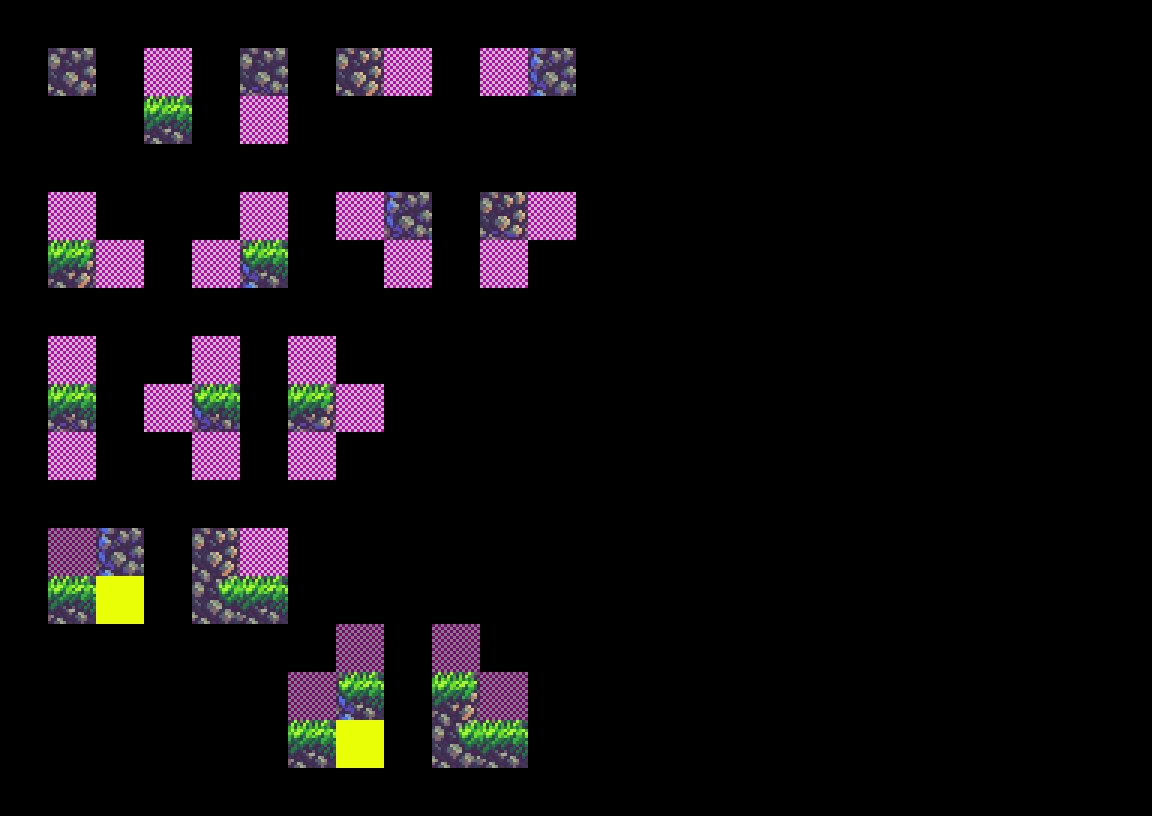

This is a level from a 2D game, rendered from its Tiled map with the project's own tilesets. A one-line summary and the complete map file follow:
An orthogonal 24x17 tile map with 48x48 px tiles, 3 tile layers (regions, input_prototype, output_platforms).

<map version="1.10" tiledversion="1.10.0" orientation="orthogonal" renderorder="right-down" width="24" height="17" tilewidth="48" tileheight="48" infinite="0" nextlayerid="4" nextobjectid="1">
 <properties>
  <property name="DeleteTiles" type="bool" value="true" />
 </properties>
 <tileset firstgid="1" source="../GrassTileSet.tsx" />
 <layer id="1" name="regions" width="24" height="17" opacity="0.5">
  <data encoding="csv">
0,0,0,0,0,0,0,0,0,0,0,0,0,0,0,0,0,0,0,0,0,0,0,0,
0,19,0,19,0,19,0,19,19,0,19,19,0,0,0,0,0,0,0,0,0,0,0,0,
0,0,0,19,0,19,0,0,0,0,0,0,0,0,0,0,0,0,0,0,0,0,0,0,
0,0,0,0,0,0,0,0,0,0,0,0,0,0,0,0,0,0,0,0,0,0,0,0,
0,19,0,0,0,19,0,19,19,0,19,19,0,0,0,0,0,0,0,0,0,0,0,0,
0,19,19,0,19,19,0,0,19,0,19,0,0,0,0,0,0,0,0,0,0,0,0,0,
0,0,0,0,0,0,0,0,0,0,0,0,0,0,0,0,0,0,0,0,0,0,0,0,
0,19,0,0,19,0,19,0,0,0,0,0,0,0,0,0,0,0,0,0,0,0,0,0,
0,19,0,19,19,0,19,19,0,0,0,0,0,0,0,0,0,0,0,0,0,0,0,0,
0,19,0,0,19,0,19,0,0,0,0,0,0,0,0,0,0,0,0,0,0,0,0,0,
0,0,0,0,0,0,0,0,0,0,0,0,0,0,0,0,0,0,0,0,0,0,0,0,
0,19,19,0,19,19,0,0,0,0,0,0,0,0,0,0,0,0,0,0,0,0,0,0,
0,19,19,0,19,19,0,0,0,0,0,0,0,0,0,0,0,0,0,0,0,0,0,0,
0,0,0,0,0,0,0,19,0,19,0,0,0,0,0,0,0,0,0,0,0,0,0,0,
0,0,0,0,0,0,19,19,0,19,19,0,0,0,0,0,0,0,0,0,0,0,0,0,
0,0,0,0,0,0,19,19,0,19,19,0,0,0,0,0,0,0,0,0,0,0,0,0,
0,0,0,0,0,0,0,0,0,0,0,0,0,0,0,0,0,0,0,0,0,0,0,0
</data>
 </layer>
 <layer id="2" name="input_prototype" width="24" height="17" opacity="0.5">
  <data encoding="csv">
0,0,0,0,0,0,0,0,0,0,0,0,0,0,0,0,0,0,0,0,0,0,0,0,
0,22,0,19,0,22,0,22,19,0,19,22,0,0,0,0,0,0,0,0,0,0,0,0,
0,0,0,22,0,19,0,0,0,0,0,0,0,0,0,0,0,0,0,0,0,0,0,0,
0,0,0,0,0,0,0,0,0,0,0,0,0,0,0,0,0,0,0,0,0,0,0,0,
0,19,0,0,0,19,0,19,22,0,22,19,0,0,0,0,0,0,0,0,0,0,0,0,
0,22,19,0,19,22,0,0,19,0,19,0,0,0,0,0,0,0,0,0,0,0,0,0,
0,0,0,0,0,0,0,0,0,0,0,0,0,0,0,0,0,0,0,0,0,0,0,0,
0,19,0,0,19,0,19,0,0,0,0,0,0,0,0,0,0,0,0,0,0,0,0,0,
0,22,0,19,22,0,22,19,0,0,0,0,0,0,0,0,0,0,0,0,0,0,0,0,
0,19,0,0,19,0,19,0,0,0,0,0,0,0,0,0,0,0,0,0,0,0,0,0,
0,0,0,0,0,0,0,0,0,0,0,0,0,0,0,0,0,0,0,0,0,0,0,0,
0,0,22,0,22,19,0,0,0,0,0,0,0,0,0,0,0,0,0,0,0,0,0,0,
0,22,22,0,22,22,0,0,0,0,0,0,0,0,0,0,0,0,0,0,0,0,0,0,
0,0,0,0,0,0,0,0,0,0,0,0,0,0,0,0,0,0,0,0,0,0,0,0,
0,0,0,0,0,0,0,22,0,22,0,0,0,0,0,0,0,0,0,0,0,0,0,0,
0,0,0,0,0,0,22,22,0,22,22,0,0,0,0,0,0,0,0,0,0,0,0,0,
0,0,0,0,0,0,0,0,0,0,0,0,0,0,0,0,0,0,0,0,0,0,0,0
</data>
 </layer>
 <layer id="3" name="output_platforms" width="24" height="17">
  <data encoding="csv">
0,0,0,0,0,0,0,0,0,0,0,0,0,0,0,0,0,0,0,0,0,0,0,0,
0,11,0,0,0,8,0,12,0,0,0,10,0,0,0,0,0,0,0,0,0,0,0,0,
0,0,0,5,0,0,0,0,0,0,0,0,0,0,0,0,0,0,0,0,0,0,0,0,
0,0,0,0,0,0,0,0,0,0,0,0,0,0,0,0,0,0,0,0,0,0,0,0,
0,0,0,0,0,0,0,0,7,0,9,0,0,0,0,0,0,0,0,0,0,0,0,0,
0,6,0,0,0,4,0,0,0,0,0,0,0,0,0,0,0,0,0,0,0,0,0,0,
0,0,0,0,0,0,0,0,0,0,0,0,0,0,0,0,0,0,0,0,0,0,0,0,
0,0,0,0,0,0,0,0,0,0,0,0,0,0,0,0,0,0,0,0,0,0,0,0,
0,2,0,0,1,0,3,0,0,0,0,0,0,0,0,0,0,0,0,0,0,0,0,0,
0,0,0,0,0,0,0,0,0,0,0,0,0,0,0,0,0,0,0,0,0,0,0,0,
0,0,0,0,0,0,0,0,0,0,0,0,0,0,0,0,0,0,0,0,0,0,0,0,
0,0,10,0,12,0,0,0,0,0,0,0,0,0,0,0,0,0,0,0,0,0,0,0,
0,5,20,0,21,5,0,0,0,0,0,0,0,0,0,0,0,0,0,0,0,0,0,0,
0,0,0,0,0,0,0,0,0,0,0,0,0,0,0,0,0,0,0,0,0,0,0,0,
0,0,0,0,0,0,0,4,0,6,0,0,0,0,0,0,0,0,0,0,0,0,0,0,
0,0,0,0,0,0,5,20,0,21,5,0,0,0,0,0,0,0,0,0,0,0,0,0,
0,0,0,0,0,0,0,0,0,0,0,0,0,0,0,0,0,0,0,0,0,0,0,0
</data>
 </layer>
</map>